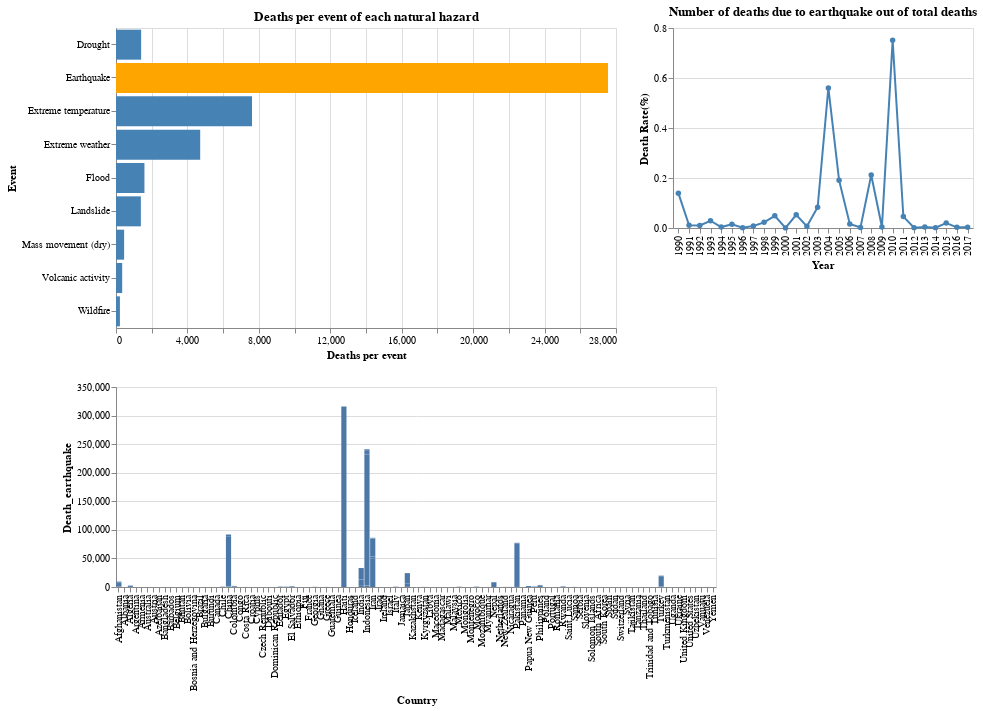

Here is the notebook cell this chart was saved with:
### Code cell
alt.vconcat(alt.concat(disasters_hist,dr_plot),exp)

### Figure 1 — Vega-Lite specification as saved in the notebook (floating-point values rounded to 4 significant figures; data arrays with more than 128 entries replaced by an {"elided": "..."} marker saying what was removed)
{"$schema": "https://vega.github.io/schema/vega-lite/v3.4.0.json", "config": {"mark": {"tooltip": null}, "view": {"height": 300, "width": 400}}, "datasets": {"data-0691412104040ab16a24ad5ac8527339": [{"Entity": "Drought", "death_per_event": 1408}, {"Entity": "Earthquake", "death_per_event": 27553}, {"Entity": "Extreme temperature", "death_per_event": 7617}, {"Entity": "Extreme weather", "death_per_event": 4715}, {"Entity": "Flood", "death_per_event": 1593}, {"Entity": "Landslide", "death_per_event": 1392}, {"Entity": "Mass movement (dry)", "death_per_event": 455}, {"Entity": "Volcanic activity", "death_per_event": 347}, {"Entity": "Wildfire", "death_per_event": 219}], "data-73c406fe81df85a17599c9536a23c9b6": [{"Death Rate": 0.1394, "Death_earthquake": 52945, "Death_total": 37980000.0, "Year": 1990}, {"Death Rate": 0.0111, "Death_earthquake": 4262, "Death_total": 38480000.0, "Year": 1991}, {"Death Rate": 0.0103, "Death_earthquake": 3987, "Death_total": 38700000.0, "Year": 1992}, {"Death Rate": 0.029, "Death_earthquake": 11300, "Death_total": 38960000.0, "Year": 1993}, {"Death Rate": 0.0037, "Death_earthquake": 1447, "Death_total": 39590000.0, "Year": 1994}, {"Death Rate": 0.0151, "Death_earthquake": 5948, "Death_total": 39370000.0, "Year": 1995}, {"Death Rate": 0.0014, "Death_earthquake": 568, "Death_total": 39450000.0, "Year": 1996}, {"Death Rate": 0.0081, "Death_earthquake": 3216, "Death_total": 39800000.0, "Year": 1997}, {"Death Rate": 0.0226, "Death_earthquake": 9057, "Death_total": 40060000.0, "Year": 1998}, {"Death Rate": 0.0489, "Death_earthquake": 19657, "Death_total": 40220000.0, "Year": 1999}, {"Death Rate": 0.0005, "Death_earthquake": 219, "Death_total": 40320000.0, "Year": 2000}, {"Death Rate": 0.0528, "Death_earthquake": 21286, "Death_total": 40350000.0, "Year": 2001}, {"Death Rate": 0.0066, "Death_earthquake": 2682, "Death_total": 40540000.0, "Year": 2002}, {"Death Rate": 0.0829, "Death_earthquake": 33813, "Death_total": 40770000.0, "Year": 2003}, {"Death Rate": 0.5603, "Death_earthquake": 228789, "Death_total": 40840000.0, "Year": 2004}, {"Death Rate": 0.1913, "Death_earthquake": 78205, "Death_total": 40870000.0, "Year": 2005}, {"Death Rate": 0.0164, "Death_earthquake": 6674, "Death_total": 40720000.0, "Year": 2006}, {"Death Rate": 0.0018, "Death_earthquake": 719, "Death_total": 40910000.0, "Year": 2007}, {"Death Rate": 0.2117, "Death_earthquake": 88051, "Death_total": 41590000.0, "Year": 2008}, {"Death Rate": 0.0043, "Death_earthquake": 1785, "Death_total": 41820000.0, "Year": 2009}, {"Death Rate": 0.7507, "Death_earthquake": 319319, "Death_total": 42530000.0, "Year": 2010}, {"Death Rate": 0.0457, "Death_earthquake": 19546, "Death_total": 42800000.0, "Year": 2011}, {"Death Rate": 0.0015, "Death_earthquake": 651, "Death_total": 43090000.0, "Year": 2012}, {"Death Rate": 0.0036, "Death_earthquake": 1541, "Death_total": 43300000.0, "Year": 2013}, {"Death Rate": 0.0015, "Death_earthquake": 662, "Death_total": 43920000.0, "Year": 2014}, {"Death Rate": 0.0196, "Death_earthquake": 8780, "Death_total": 44840000.0, "Year": 2015}, {"Death Rate": 0.0026, "Death_earthquake": 1189, "Death_total": 45540000.0, "Year": 2016}, {"Death Rate": 0.0027, "Death_earthquake": 1222, "Death_total": 45970000.0, "Year": 2017}], "data-fbf86ae196f02d5c13de7171afff099c": {"elided": "2912 records"}}, "vconcat": [{"concat": [{"data": {"name": "data-0691412104040ab16a24ad5ac8527339"}, "encoding": {"color": {"condition": {"test": "(datum.Entity === 'Earthquake')", "value": "orange"}, "value": "steelblue"}, "tooltip": [{"field": "death_per_event", "title": "Deaths per Event", "type": "quantitative"}], "x": {"field": "death_per_event", "title": "Deaths per event", "type": "quantitative"}, "y": {"field": "Entity", "title": "Event", "type": "nominal"}}, "height": 300, "mark": "bar", "title": "Deaths per event of each natural hazard", "width": 500}, {"data": {"name": "data-73c406fe81df85a17599c9536a23c9b6"}, "encoding": {"color": {"condition": {"selection": "selector005", "value": "steelblue"}, "value": "lightgray"}, "tooltip": [{"field": "Death Rate", "type": "quantitative"}, {"field": "Year", "type": "quantitative"}], "x": {"field": "Year", "type": "ordinal"}, "y": {"field": "Death Rate", "title": "Death Rate(%)", "type": "quantitative"}}, "height": 200, "mark": {"point": true, "type": "line"}, "selection": {"selector005": {"fields": ["Year"], "type": "single"}}, "title": "Number of deaths due to earthquake out of total deaths", "width": 300}]}, {"data": {"name": "data-fbf86ae196f02d5c13de7171afff099c"}, "encoding": {"x": {"field": "Country", "type": "nominal"}, "y": {"field": "Death_earthquake", "type": "quantitative"}}, "height": 200, "mark": "bar", "transform": [{"filter": {"selection": "selector005"}}], "width": 600}]}
